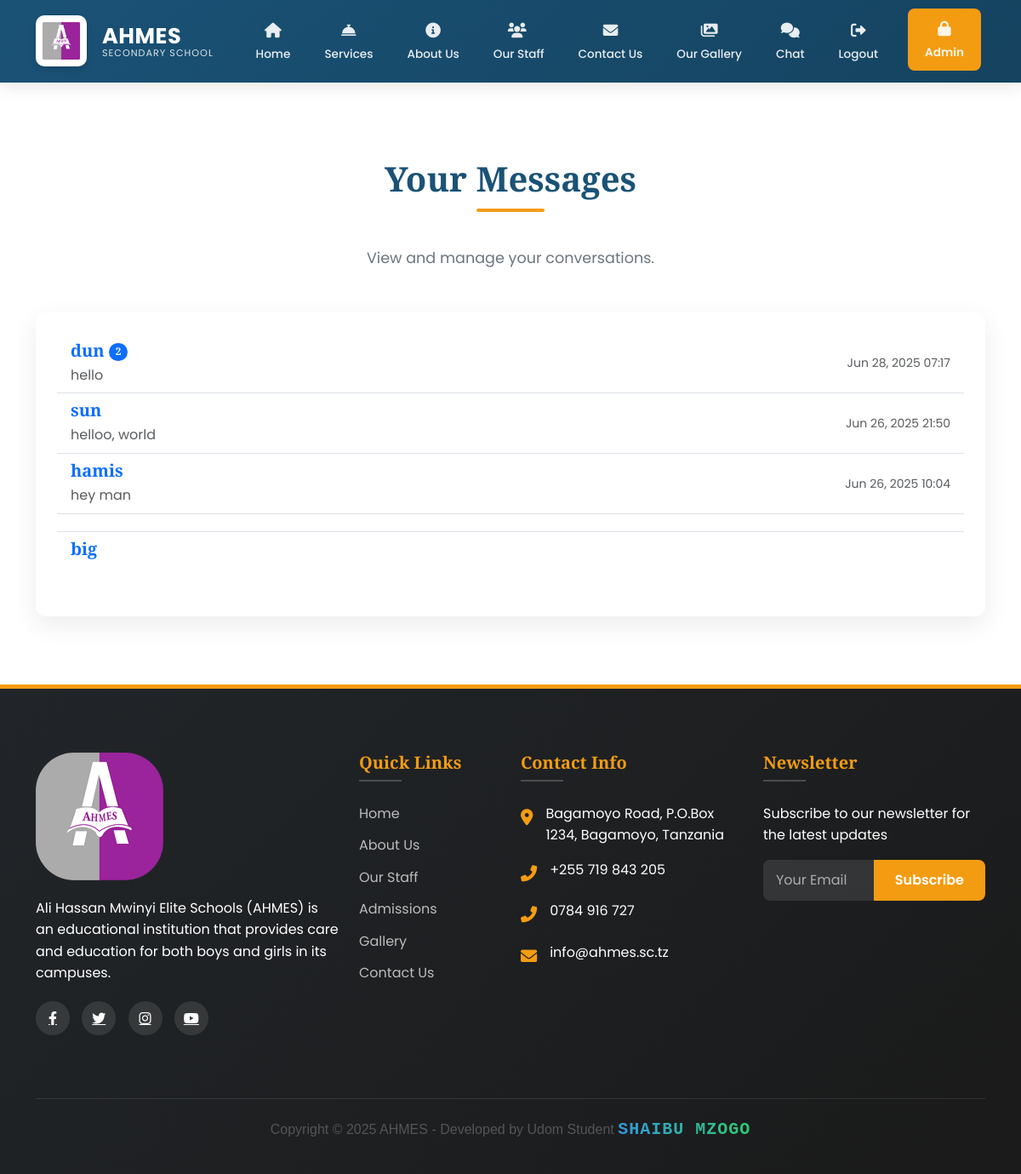
The app's page /inbox/ (signed in), older data.
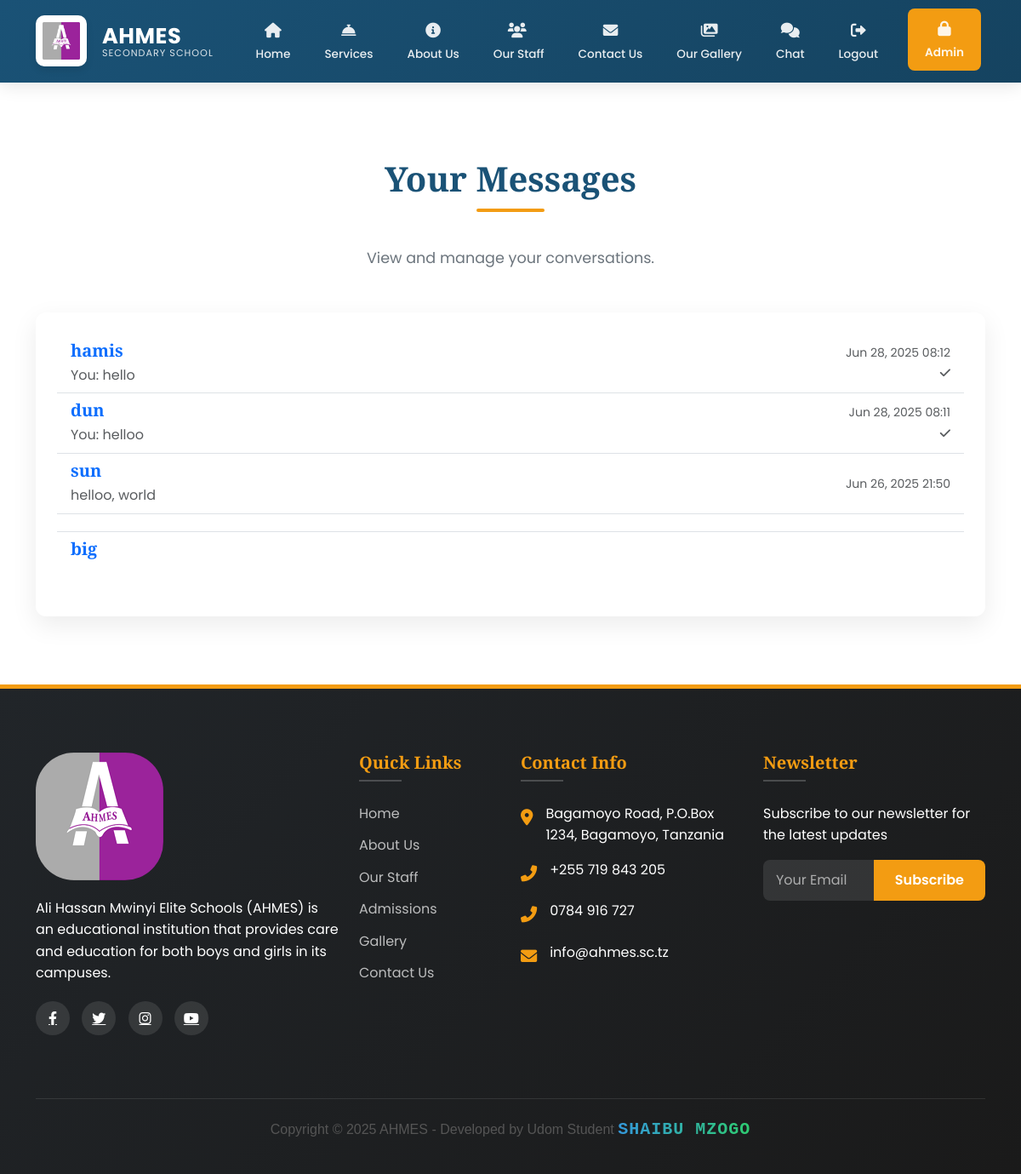
The same page, newer data.
### main/models.py (models this page shows, shortened)
class Conversation(models.Model):
    participants = models.ManyToManyField(User, related_name='conversations')
    created_at = models.DateTimeField(auto_now_add=True)
    updated_at = models.DateTimeField(auto_now=True)
    class Meta:
        ordering = ['-updated_at']

class User(AbstractUser):
    is_admin = models.BooleanField(default=False)
    is_staff_member = models.BooleanField(default=False)
    groups = models.ManyToManyField(
        Group,
        verbose_name=_('groups'),
        blank=True,
        help_text=_(
            'The groups this user belongs to. A user will get all permissions '
            'granted to each of their groups.'
        ),
        related_name="custom_user_set",
        related_query_name="user",
    )
    user_permissions = models.ManyToManyField(
        Permission,
        verbose_name=_('user permissions'),
        blank=True,
        help_text=_('Specific permissions for this user.'),
        related_name="custom_user_set",
        related_query_name="user",
    )
    class Meta:
        swappable = 'AUTH_USER_MODEL'
        db_table = 'auth_user'

class Message(models.Model):
    conversation = models.ForeignKey(Conversation, on_delete=models.CASCADE, related_name='messages')
    sender = models.ForeignKey(User, on_delete=models.CASCADE)
    content = models.TextField()
    timestamp = models.DateTimeField(auto_now_add=True)
    is_read = models.BooleanField(default=False)
    read_at = models.DateTimeField(null=True, blank=True)
    class Meta:
        ordering = ['timestamp']

### main/views.py (the view)
# urls.py: path('inbox/', inbox, name='inbox'),
@login_required
def inbox(request):
    conversations = Conversation.objects.filter(
        participants=request.user
    ).prefetch_related(
        'participants',
        'messages',
        'messages__sender'
    ).annotate(
        last_message_time=Max('messages__timestamp')
    ).order_by('-last_message_time')
    conversations_with_other = []
    for conversation in conversations:
        other_user = conversation.participants.exclude(id=request.user.id).first()
        last_message = conversation.messages.order_by('-timestamp').first()
        unread_count = conversation.messages.filter(
            is_read=False
        ).exclude(
            sender=request.user
        ).count()
        conversations_with_other.append({
            'conversation': conversation,
            'other_user': other_user,
            'last_message': last_message,
            'unread_count': unread_count
        })
    return render(request, 'chat/inbox.html', {
        'conversations_with_other': conversations_with_other
    })

### main/context_processors.py (called while the page is built)
def admin_counts(request):
    if request.user.is_authenticated and request.user.is_admin:
        return {
            'pending_comments': Comment.objects.filter(is_approved=False).count(),
            'gallery_count': Gallery.objects.count(),
        }
    return {}

### main/templates/chat/inbox.html (shortened to what this page needs)
{% extends 'main/base.html' %}
{% block content %}
<section class="section">
  <div class="container">
    <h2 class="section-title">Your Messages</h2>
    <p class="section-subtitle">View and manage your conversations.</p>
    <div class="row">
      <div class="col-12">
        <div class="card" data-aos="fade-up">
          <div class="card-body">
            <div id="conversationsList">
              {% if conversations_with_other %}
                <ul class="list-group list-group-flush" id="conversationsContainer">
                  {% for item in conversations_with_other %}
                    <li class="list-group-item conversation-item" data-conversation-id="{{ item.conversation.id }}">
                      <a href="{% url 'chat' item.conversation.id %}" class="text-decoration-none">
                        <div class="d-flex justify-content-between align-items-center">
                          <div>
                            <h5 class="mb-1">
                              {{ item.other_user.username }}
                              {% if item.unread_count > 0 %}
                                <span class="badge bg-primary rounded-pill unread-count">{{ item.unread_count }}</span>
                              {% endif %}
                            </h5>
                            {% if item.last_message %}
                              <p class="mb-0 text-muted last-message">
                                {% if item.last_message.sender == request.user %}You: {% endif %}
                                {{ item.last_message.content|truncatechars:50 }}
                              </p>
                            {% endif %}
                          </div>
                          <div class="text-end">
                            {% if item.last_message %}
                              <small class="text-muted d-block message-time">
                                {{ item.last_message.timestamp|date:"M d, Y H:i" }}
                              </small>
                              {% if item.last_message.sender == request.user %}
                                <small class="read-status">
                                  {% if item.last_message.is_read %}
                                    <i class="fas fa-check-double text-primary" title="Read"></i>
                                  {% else %}
                                    <i class="fas fa-check text-muted" title="Sent"></i>
                                  {% endif %}
                                </small>
                              {% endif %}
                            {% endif %}
                          </div>
                        </div>
                      </a>
                    </li>
                  {% endfor %}
                </ul>
              {% else %}
                <p class="text-center text-muted">No conversations yet. Start a new conversation!</p>
              {% endif %}
            </div>
          </div>
        </div>
      </div>
    </div>
  </div>
</section>
{% endblock %}
{% block extra_js %}
<link rel="stylesheet" href="https://cdnjs.cloudflare.com/ajax/libs/font-awesome/6.0.0/css/all.min.css">
{% endblock %}

### main/templates/main/base.html (shortened to what this page needs)
<!DOCTYPE html>
<html lang="en">
  <head>
    {% load static %}
    <link
      href="https://cdn.jsdelivr.net/npm/bootstrap@5.3.2/dist/css/bootstrap.min.css"
      rel="stylesheet"
    />
    <link
      rel="stylesheet"
      href="https://cdnjs.cloudflare.com/ajax/libs/font-awesome/6.4.0/css/all.min.css"
    />
    <link href="https://unpkg.com/aos@2.3.1/dist/aos.css" rel="stylesheet" />
    <link
      href="https://cdn.jsdelivr.net/npm/bootstrap@5.3.0/dist/css/bootstrap.min.css"
      rel="stylesheet"
    />
    <link
      href="https://cdn.jsdelivr.net/npm/aos@2.3.4/dist/aos.css"
      rel="stylesheet"
    />
    <link
      href="https://cdnjs.cloudflare.com/ajax/libs/font-awesome/6.0.0/css/all.min.css"
      rel="stylesheet"
    />
  </head>
  <body>
    <br />
    <nav class="navbar navbar-expand-lg navbar-dark fixed-top">
      <div class="container">
        <a
          class="navbar-brand d-flex align-items-center"
          href="{% url 'home' %}"
        >
          <div class="logo-container me-2">
            <img
              src="{% static 'images/Ahmes.PNG' %}"
              alt="AHMES Logo"
              class="logo-img"
            />
          </div>
          <div class="brand-text">
            <span class="brand-name">AHMES</span>
            <span class="brand-subtitle">SECONDARY SCHOOL</span>
          </div>
        </a>
        <div class="collapse navbar-collapse" id="navbarNav">
          <ul class="navbar-nav ms-auto">
            <li class="nav-item">
              <a
                class="nav-link {% if request.path == '/' %}active{% endif %}"
                href="{% url 'home' %}"
              >
                <span class="nav-icon"><i class="fas fa-home"></i></span>
                <span class="nav-text">Home</span>
              </a>
            </li>
            <li class="nav-item">
              <a
                class="nav-link {% if 'services' in request.path %}active{% endif %}"
                href="{% url 'services' %}"
              >
                <span class="nav-icon"
                  ><i class="fas fa-concierge-bell"></i
                ></span>
                <span class="nav-text">Services</span>
              </a>
            </li>
            <li class="nav-item">
              <a
                class="nav-link {% if 'about' in request.path %}active{% endif %}"
                href="{% url 'about' %}"
              >
                <span class="nav-icon"><i class="fas fa-info-circle"></i></span>
                <span class="nav-text">About Us</span>
              </a>
            </li>
            <li class="nav-item">
              <a
                class="nav-link {% if 'staff' in request.path %}active{% endif %}"
                href="{% url 'staff' %}"
              >
                <span class="nav-icon"><i class="fas fa-users me-1"></i></span>
                <span class="nav-text">Our Staff</span>
              </a>
            </li>
            <li class="nav-item">
              <a
                class="nav-link {% if 'contact' in request.path %}active{% endif %}"
                href="{% url 'contact' %}"
              >
                <span class="nav-icon"><i class="fas fa-envelope"></i></span>
                <span class="nav-text">Contact Us</span>
              </a>
            </li>
            <li class="nav-item">
              <a
                class="nav-link {% if 'gallery' in request.path %}active{% endif %}"
                href="{% url 'gallery' %}"
              >
                <span class="nav-icon"><i class="fas fa-images"></i></span>
                <span class="nav-text">Our Gallery</span>
              </a>
            </li>
            {% if user.is_authenticated %}
            <li class="nav-item">
              <a
                class="nav-link {% if 'chat' in request.path %}active{% endif %}"
                href="{% url 'inbox' %}"
              >
                <span class="nav-icon"><i class="fas fa-comments"></i></span>
                <span class="nav-text">Chat</span>
              </a>
            </li>
            {% endif %}
            <li class="nav-item">
  {% if request.user.is_authenticated %}
    <a
      class="nav-link"
      href="{% url 'logout' %}"
      onclick="event.preventDefault(); document.getElementById('logout-form').submit();"
    >
      <span class="nav-icon"><i class="fas fa-sign-out-alt"></i></span>
      <span class="nav-text">Logout</span>
    </a>
  {% endif %}
</li>
            <li class="nav-item">
              <a class="nav-link cta-button" href="{% url 'admin_login' %}">
                <span class="nav-icon"><i class="fas fa-lock"></i></span>
                <span class="nav-text">Admin</span>
              </a>
            </li>
          </ul>
        </div>
      </div>
    </nav>
    {% block content %}{% endblock %}
    <footer>
      <div class="container">
        <div class="row">
          <div class="col-lg-4 mb-4" data-aos="fade-up">
            <img
              src="{% static 'images/Ahmes.PNG' %}"
              alt="AHMES Logo"
              class="footer-logo"
              style="border-radius: 30%"
            />
            <div class="footer-about">
              <p>
                Ali Hassan Mwinyi Elite Schools (AHMES) is an educational
                institution that provides care and education for both boys and
                girls in its campuses.
              </p>
            </div>
            <div class="social-icons">
              <a href="#"><i class="fab fa-facebook-f"></i></a>
              <a href="#"><i class="fab fa-twitter"></i></a>
              <a href="#"><i class="fab fa-instagram"></i></a>
              <a href="#"><i class="fab fa-youtube"></i></a>
            </div>
          </div>
          <div
            class="col-lg-2 col-md-6 mb-4"
            data-aos="fade-up"
            data-aos-delay="100"
          >
            <div class="footer-links">
              <h5>Quick Links</h5>
              <ul>
                <li><a href="{% url 'home' %}">Home</a></li>
                <li><a href="{% url 'about' %}">About Us</a></li>
                <li><a href="{% url 'staff' %}">Our Staff</a></li>
                <li><a href="{% url 'under_development' %}">Admissions</a></li>
                <li><a href="{% url 'gallery' %}">Gallery</a></li>
                <li><a href="{% url 'contact' %}">Contact Us</a></li>
              </ul>
            </div>
          </div>
          <div
            class="col-lg-3 col-md-6 mb-4"
            data-aos="fade-up"
            data-aos-delay="200"
          >
            <div class="footer-links">
              <h5>Contact Info</h5>
              <div class="contact-info">
                <div class="contact-item">
                  <div class="contact-icon">
                    <i class="fas fa-map-marker-alt"></i>
                  </div>
                  <div>Bagamoyo Road, P.O.Box 1234, Bagamoyo, Tanzania</div>
                </div>
                <div class="contact-item">
                  <div class="contact-icon">
                    <i class="fas fa-phone-alt"></i>
                  </div>
                  <div>+255 719 843 205</div>
                </div>
                <div class="contact-item">
                  <div class="contact-icon">
                    <i class="fas fa-phone-alt"></i>
                  </div>
                  <div>0784 916 727</div>
                </div>
                <div class="contact-item">
                  <div class="contact-icon">
                    <i class="fas fa-envelope"></i>
                  </div>
                  <div>info@ahmes.sc.tz</div>
                </div>
              </div>
            </div>
          </div>
          <div
            class="col-lg-3 col-md-6 mb-4"
            data-aos="fade-up"
            data-aos-delay="300"
          >
            <div class="footer-links">
              <h5>Newsletter</h5>
              <p>Subscribe to our newsletter for the latest updates</p>
              <form id="newsletterForm" class="newsletter-form">
                <div class="input-group mb-3">
                  <input
                    type="email"
                    class="form-control"
                    placeholder="Your Email"
                    required
                  />
                  <button class="btn" type="submit">Subscribe</button>
                </div>
              </form>
            </div>
          </div>
        </div>
        <div class="copyright">
         <p style="font-family: Arial, sans-serif; font-size: 16px; color: #555; text-align: center;">
  Copyright © 2025 AHMES - Developed by Udom Student
  <span style="font-family: 'Courier New', monospace; font-size: 20px; color: #3498db; letter-spacing: 1px; font-weight: bold; text-transform: uppercase; background: linear-gradient(90deg, #3498db, #2ecc71); -webkit-background-clip: text; -webkit-text-fill-color: transparent;">
    Shaibu Mzogo
  </span>
</p>
        </div>
      </div>
    </footer>
    {% block extra_js %}{% endblock %}
  </body>
</html>

### main/templates/chat/inbox.html (style rules this page uses)
.message-time { white-space: nowrap; }
.last-message { white-space: nowrap; overflow: hidden; text-overflow: ellipsis; max-width: 300px; }

Row changes from the older to the newer data that the page shows:
changed Conversation "hamis": last_message.content "hey man" → "hello"; last_message.timestamp "Jun 26, 2025 10:04" → "Jun 28, 2025 08:12"; now shows "You:"; moves up the list
changed Conversation "dun": last_message.content "hello" → "helloo"; last_message.timestamp "Jun 28, 2025 07:17" → "Jun 28, 2025 08:11"; unread_count "2" → (not shown); now shows "You:"
